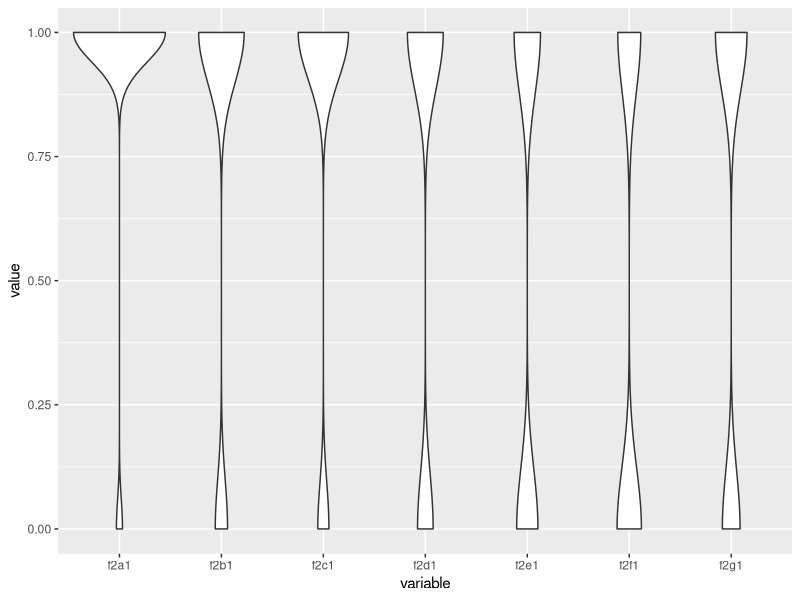
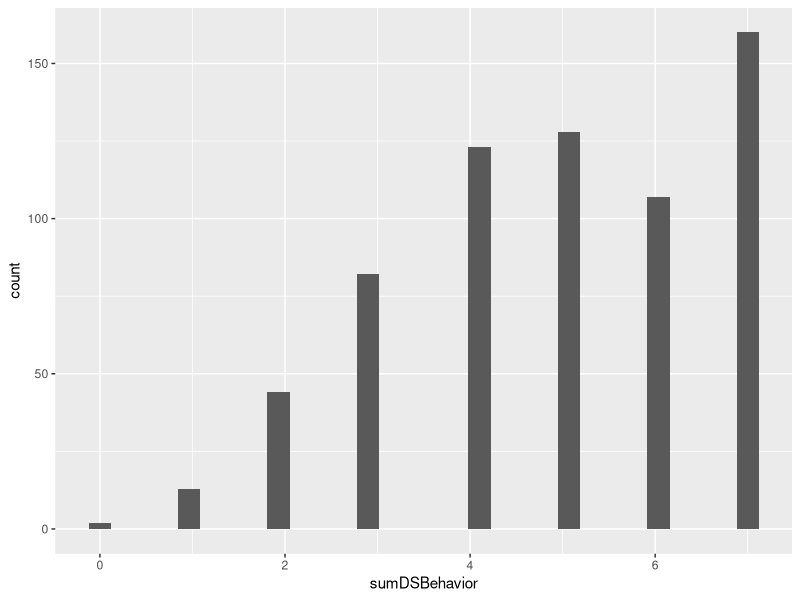
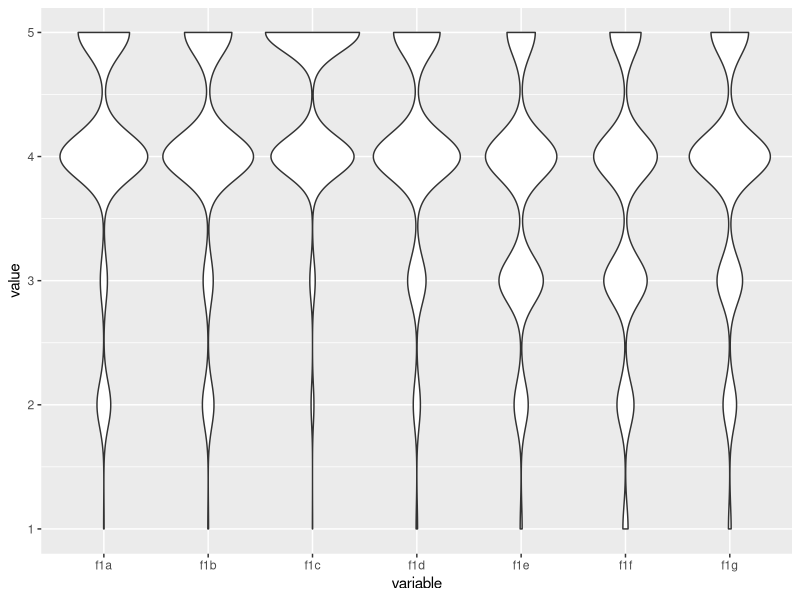
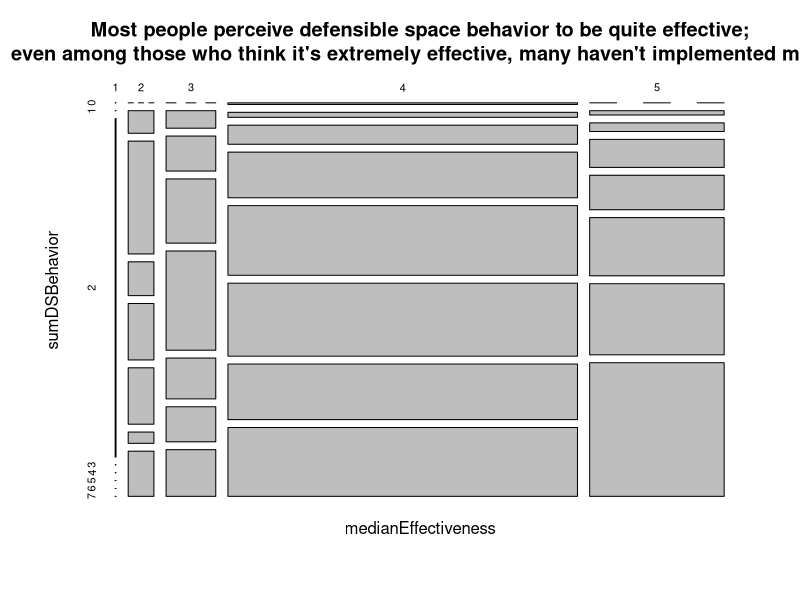
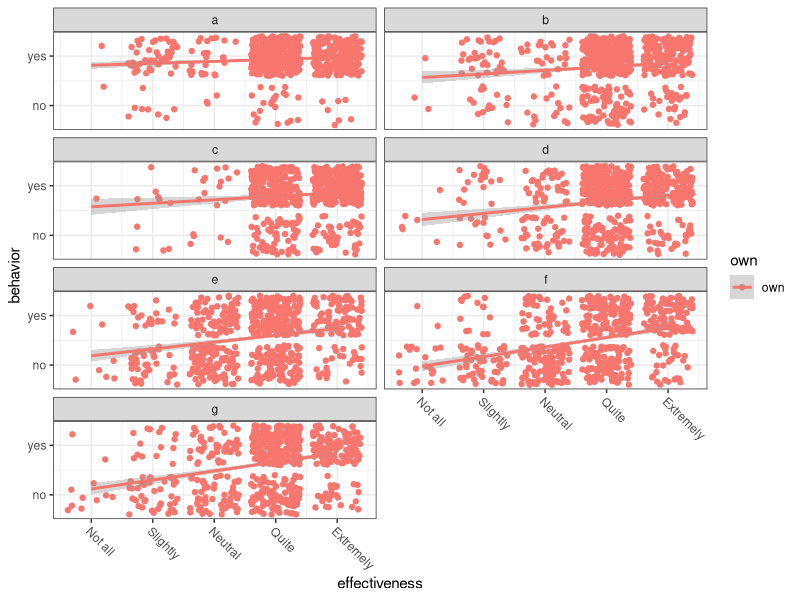
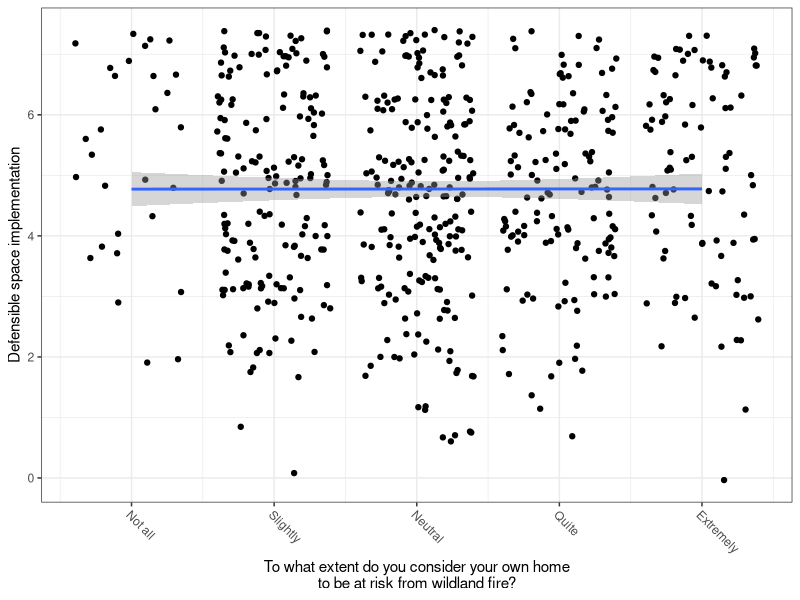
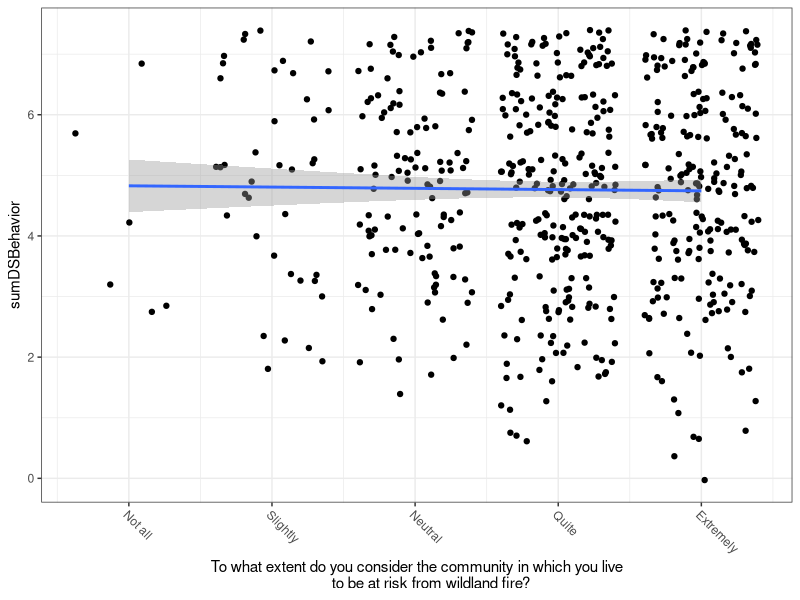
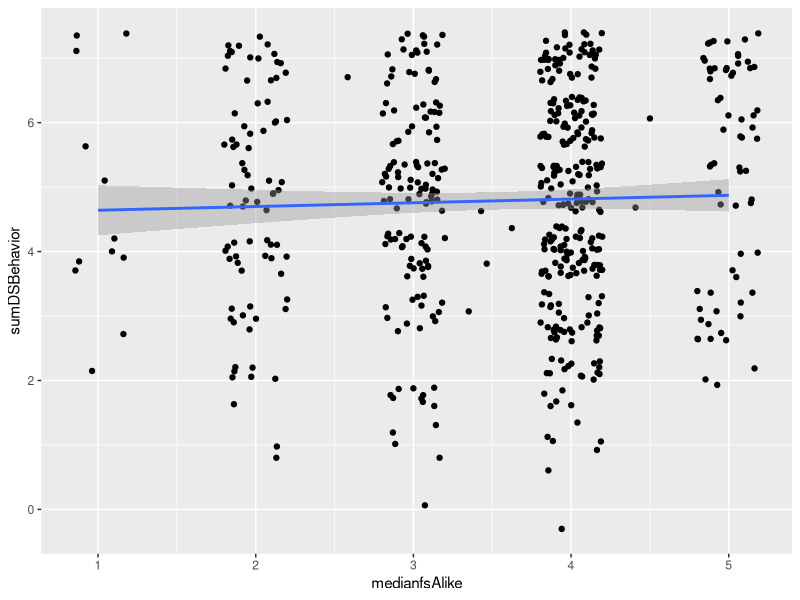

Write R code to recreate these figures, in order.
setwd(file.path('~', 'GitHub', 'FireAtTheFringe'))  # Set working directory
d = read.csv('data/cleanData.csv')  # Read the data in
library(ggplot2)
library(reshape2)
library(dplyr)

# Names of defensible space behavior questions
dsBehavior = names(d)[grepl("f2.1", names(d))]
melt(d[dsBehavior]) %>%
  ggplot(aes(x = variable, y = value)) + 
  geom_violin()
# Most people their gutters; other DS behaviors are rarer
d$sumDSBehavior = apply(d[dsBehavior], 1, 
                           function(x) sum(x, na.rm = TRUE))
ggplot(d, aes(x = sumDSBehavior)) + geom_histogram()

dsEffectiveness = names(d)[grepl("^f1", names(d))]
melt(d[dsEffectiveness]) %>%
  ggplot(aes(x = variable, y = value)) + 
  geom_violin()
# There's quite a bit of variance in how effective different DS behaviors are.
d$medianDSEffectiveness = apply(d[dsEffectiveness], 1, 
                           function(x) median(x, na.rm = TRUE))

mosaicplot(
  table(
    data.frame(
      medianEffectiveness = floor(d$medianDSEffectiveness), 
      sumDSBehavior = d$sumDSBehavior)),
  main = "Most people perceive defensible space behavior to be quite effective;
  even among those who think it's extremely effective, many haven't implemented much."
)

# Breakdown actual behavior vs. perceived effectiveness by individual actions
t1 = melt(d[dsBehavior], value.name = "behavior")
t2 = melt(d[dsEffectiveness], value.name = "effectiveness")
t = data.frame(question = substr(t1$variable, 3, 3),
               behavior = t1$behavior,
               effectiveness = t2$effectiveness)
levels(t$question) = 
  c("clean roof & gutters", "stack wood > 30' from house", 
    "non-flammable building materials", "fire resistant plants",
    "space plants > 15' apart", "prune low branches", "reduce tree density")
t$own = c("rent", "own")[d$a5]

likert5 =  c("Not all", "Slightly", "Neutral", "Quite", "Extremely")

t[complete.cases(t), ] %>%
  ggplot(aes(x = effectiveness, y = behavior, color = own)) +
    geom_point(position = "jitter", alpha = 1) + 
    facet_wrap(~question, ncol = 2) + 
    geom_smooth(method = "lm") +
    scale_y_continuous(breaks = 0:1, labels = c("no", "yes")) +
    scale_x_continuous(breaks = 1:5, labels = likert5) +
    theme_bw() +
    theme(axis.text.x=element_text(angle = -45, hjust = 0))
# Some ds behaviors renters can't implement. We may want to remove them
# from some analyses. They only make up 5% of the dataset:
table(t$own)

# d[d$a5 == 2, ] %>% # Run this line instead of the next to plot only homeowners
d %>%
ggplot(aes(x = f5b, y = sumDSBehavior)) +
  geom_point(position = "jitter") +
  geom_smooth(method = "lm") +
  scale_x_continuous(breaks = 1:5, labels = likert5) +
  xlab("To what extent do you consider your own home\nto be at risk from wildland fire?") +
  ylab("Defensible space implementation") +
  theme_bw() +
  theme(axis.text.x=element_text(angle = -45, hjust = 0))

# Greater perceived risk is not at all or slightly negatively correlated
# with defensible space behavior.
# Maybe because DS-adopters feel like they've ameliorated the risk.
# Check that by replacing their personal risk with community risk...

ggplot(d, aes(x = f5a, y = sumDSBehavior)) +
  geom_point(position = "jitter") +
  geom_smooth(method = "lm") +
  scale_x_continuous(breaks = 1:5, labels = likert5) +
  xlab("To what extent do you consider the community in which you live
       to be at risk from wildland fire?") +
  theme_bw() +
  theme(axis.text.x=element_text(angle = -45, hjust = 0))
# Same pattern! Maybe they feel their whole community is protected. Or maybe 
# people are foolish.

# USFS is like me
fsAlike = names(d)[grepl("^g1", names(d))]
d$medianfsAlike = apply(d[fsAlike], 1, 
                                function(x) median(x, na.rm = TRUE))
ggplot(d, aes(x = medianfsAlike, y = sumDSBehavior)) +
  geom_point(position = 'jitter') +
  geom_smooth(method = 'lm')
# No obvious relationship between relating to USFS and adopting DS behavior

townTable = table(d$b3atwnct)
mainTowns = names(townTable)[townTable > 5]
# Assign "other" to towns for which we have 5 or fewer responses
d$town = as.character(rep(d$b3atwnct))
d$town[!(d$town %in% mainTowns)] = "other"

ggplot(d, aes(x = town, y = sumDSBehavior)) +
  geom_violin()
# Things are different in Alpine!


# Note some e1-Qs  (ds beliefs) are reverse coded
